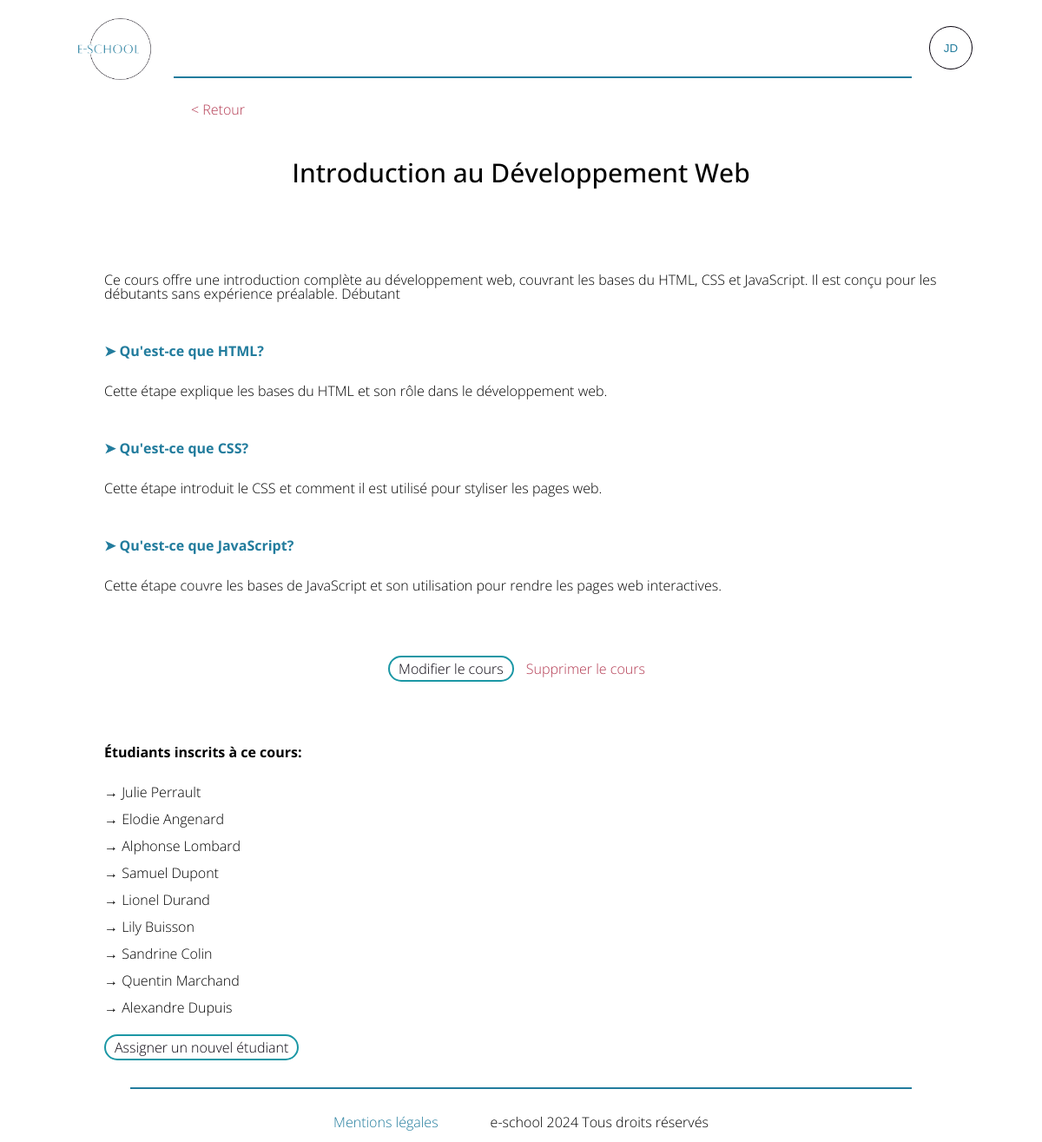
Screenshot of /index.php?controller=cours&action=voirCours&id=1 (signed in) with the database file from the repository.
### tables this page shows
CREATE TABLE `cours` (
  `id_cours` int NOT NULL,
  `titre` varchar(200) NOT NULL,
  `description` varchar(500) NOT NULL,
  `id_user` int NOT NULL
);

CREATE TABLE `etapes` (
  `id_etape` int NOT NULL,
  `titre` varchar(200) DEFAULT NULL,
  `description` varchar(500) DEFAULT NULL,
  `contenu` text,
  `id_user` int NOT NULL,
  `id_cours` int NOT NULL
);

CREATE TABLE `assigne` (
  `id_assigne` int NOT NULL,
  `id_user` int NOT NULL,
  `id_cours` int NOT NULL
);

CREATE TABLE `users` (
  `id_user` int NOT NULL,
  `nom` varchar(100) NOT NULL,
  `prenom` varchar(100) NOT NULL,
  `email` varchar(200) NOT NULL,
  `mdp` varchar(250) NOT NULL,
  `profil` varchar(50) NOT NULL
);

### controllers/cours_controller.php (called while the page is built, shortened)
<?php
class CoursController{
    public function voirCours() {
        $displayCours= Cours::selectCours($_GET['id']);
        $displayEtape = Etape::selectEtape($_GET['id']);
        $displayAssigne = Assigne::selectAssigne($_GET['id']);
        require_once('views/formateur/voirCours.php');
    }
}
?>

### index.php (called while the page is built, shortened)
<?php
  require_once('views/layout.php');
?>

### models/cours.php (called while the page is built, shortened)
<?php
class Cours {
    public function __construct($id_cours, $titre, $description) {
        $this->id_cours = $id_cours;
        $this->titre = $titre;
        $this->description = $description;
    }
    public static function selectCours($id){
        $db = Db::getInstance();
        $id = intval($_GET['id']);
        $query = $db->prepare('SELECT * FROM cours WHERE id_cours = :id');
        $query->execute(['id' => $id]);
       foreach($query->fetchAll() as $cours) {
        $item = new Cours($cours['id_cours'], $cours['titre'], $cours['description']);
        }
       return $item;
    }
}

### models/etape.php (called while the page is built, shortened)
<?php
class Etape {
    public function __construct($id_etape, $titre, $description,$contenu, $id_user, $id_cours) {
        $this->id_etape = $id_etape;
        $this->titre = $titre;
        $this->description = $description;
    }
    public static function selectEtape($id){
            $list =[];
            $db = Db::getInstance();
            $id = intval($_GET['id']);
            $query = $db->prepare('SELECT * FROM etapes WHERE id_cours = :id');
            $query->execute(['id' => $id]);
            foreach($query->fetchAll() as $etape) {
            $list[] = new Etape($etape['id_etape'], $etape['titre'], $etape['description'], $etape['contenu'], $etape['id_user'], $etape['id_cours']);
            }
           return $list;
    }
}

### models/assigne.php (called while the page is built, shortened)
<?php
class Assigne{
    public function __construct($id_user, $nom, $prenom) {
        $this->nom = $nom;
        $this->prenom = $prenom;
    }
    public static function selectAssigne($id){
        $list =[];
        $db = Db::getInstance();
        $id = intval($_GET['id']);
        $query = $db->prepare('SELECT * FROM assigne a INNER JOIN users u ON a.id_user = u.id_user WHERE id_cours = :id');
        $query->execute(['id' => $id]);
        foreach($query->fetchAll() as $etudiant) {
        $list[] = new Assigne($etudiant['id_user'], $etudiant['nom'], $etudiant['prenom']);
        }
       return $list;
    }
}

### views/formateur/voirCours.php (the view)
<?php  session_start();
require_once('views/admin/header.php'); ?>
<main class="voir">
    <?php if($_SESSION['profil'] == 'formateur') { ?>
    <a class="button-retour" href="?controller=cours&action=index">&#60; Retour</a>
    <?php } else { ?>
    <a class="button-retour" href="?controller=assigne&action=index">&#60; Retour</a>
    <?php } ?>
    <h1><?php echo $displayCours->titre; ?></h1>
    <p><?php echo $displayCours->description; ?></p>
    <?php foreach($displayEtape as $etape){ ?>
        <h2 class="titre-etape"><a href="?controller=cours&action=etapeDetail&id=<?php echo $etape->id_etape; ?>">&#10148; <?php echo $etape->titre; ?></a></h2>
        <p><?php echo $etape->description; ?></p>
    <?php } ?>
    <?php if ($_SESSION['profil'] == 'formateur') { ?>
    <div class="container-button">
        <a class="table-button" href="?controller=cours&action=modifCours&id=<?=$displayCours->id_cours?>">Modifier le cours</a>
        <a class="suppr-button" href="?controller=cours&action=supprimCours&id=<?=$displayCours->id_cours?>">Supprimer le cours</a>
    </div>
    <div class="assigner">
        <h2>Étudiants inscrits à ce cours:</h2>
        <div class="assigne">
            <?php foreach($displayAssigne as $etudiant){ ?>
                <div>&#8594; <?=$etudiant->prenom.' '.$etudiant->nom?></div>
            <?php } ?>
        </div>
        <a class="table-button" href="?controller=cours&action=assigner&id=<?=$displayCours->id_cours?>">Assigner un nouvel étudiant</a>
    </div>
    <?php } ?>
</main>

### styles/style.css (style rules this page uses)
html, body, div, span, applet, object, iframe, h1, h2, h3, h4, h5, h6, p, blockquote, pre, a, abbr, acronym, address, big, cite, code, del, dfn, em, img, ins, kbd, q, s, samp, small, strike, strong, sub, sup, tt, var, b, u, i, center, dl, dt, dd, ol, ul, li, fieldset, form, label, legend, table, caption, tbody, tfoot, thead, tr, th, td, article, aside, canvas, details, embed, figure, figcaption, footer, header, hgroup, menu, nav, output, ruby, section, summary, time, mark, audio, video { margin: 0; padding: 0; border: 0; font-size: 100%; font: inherit; vertical-align: baseline; }
body { line-height: 1; }
h1 { font-family: "Open Sans", sans-serif; font-weight: 500; font-style: normal; font-variation-settings: "wdth" 100; font-size: 30px; margin: 50px 50px 100px; }
h2 { align-self: center; margin-bottom: 30px; font-weight: bold; }
.button-retour { text-decoration: none; color: #b33951; align-self: flex-start; margin: 20px auto auto 100px; }
.voir { margin: 0 10%; display: flex; flex-direction: column; font-family: "Open Sans", sans-serif; font-weight: 300; font-style: normal; font-variation-settings: "wdth" 100; }
.voir h1 { align-self: center; }
.voir h2 { align-self: flex-start; }
.container-button { margin: 10vh 0; align-self: center; }
.titre-etape { margin-top: 50px; font-weight: bold; color: rgb(34, 124, 157); }
.titre-etape a { text-decoration: none; color: rgb(34, 124, 157); }
.table-button, .suppr-button { text-decoration: none; font-family: "Open Sans", sans-serif; font-weight: 300; font-style: normal; font-variation-settings: "wdth" 100; color: rgb(7, 2, 13); background-color: transparent; border: 2px solid rgb(27, 151, 165); border-radius: 15px; padding: 2px 10px; cursor: pointer; }
.suppr-button { color: #b33951; border: none; }
.assigne { display: flex; flex-direction: column; gap: 15px; margin-bottom: 30px; }
.assigner { margin-bottom: 30px; }

### rows the page displays
cours: titre "Introduction au Développement Web", description "Ce cours offre une introduction complète au développement web, couvrant les bases du HTML, CSS et JavaScript. Il est conçu pour les débutants sans expérience préalable. Débutant"
etapes: titre "Qu'est-ce que HTML?", description "Cette étape explique les bases du HTML et son rôle dans le développement web."
etapes: titre "Qu'est-ce que CSS?", description "Cette étape introduit le CSS et comment il est utilisé pour styliser les pages web."
etapes: titre "Qu'est-ce que JavaScript?", description "Cette étape couvre les bases de JavaScript et son utilisation pour rendre les pages web interactives."
assigne: id_user.prenom "Julie", id_user.nom "Perrault"
assigne: id_user.prenom "Elodie", id_user.nom "Angenard"
assigne: id_user.prenom "Alphonse", id_user.nom "Lombard"
assigne: id_user.prenom "Samuel", id_user.nom "Dupont"
assigne: id_user.prenom "Lionel", id_user.nom "Durand"
assigne: id_user.prenom "Lily", id_user.nom "Buisson"
assigne: id_user.prenom "Sandrine", id_user.nom "Colin"
assigne: id_user.prenom "Quentin", id_user.nom "Marchand"
assigne: id_user.prenom "Alexandre", id_user.nom "Dupuis"

### other values shown
substr($_SESSION['prenom'],0,1) "J"
substr($_SESSION['nom'],0,1) "D"
